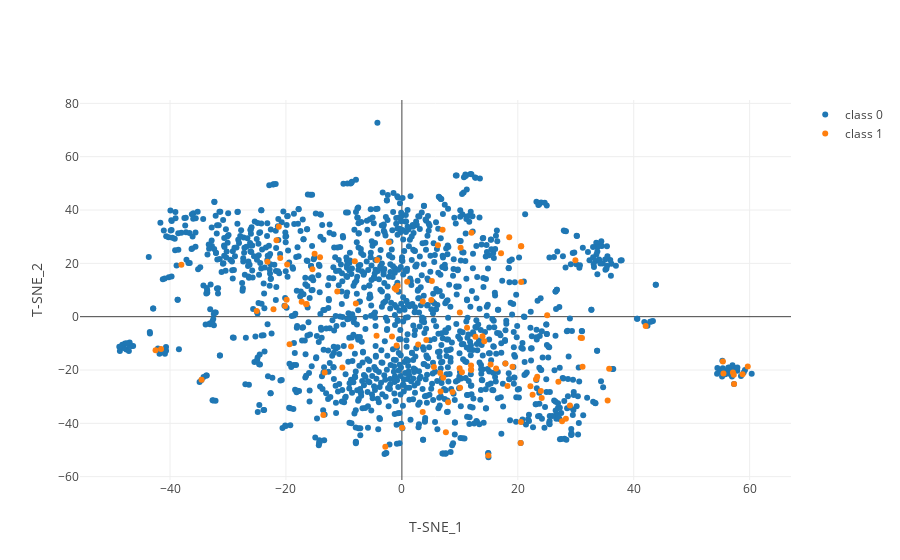

Notebook source saved alongside this figure:
### Code cell
trace1 = go.Scatter(
    x=X_red_2[np.argwhere(Y.values==0)[:,0]][:,0],
    y=X_red_2[np.argwhere(Y.values==0)[:,0]][:,1],
    mode='markers',
    name='class 0'
)

trace2 = go.Scatter(
    x=X_red_2[np.argwhere(Y.values==1)[:,0]][:,0],
    y=X_red_2[np.argwhere(Y.values==1)[:,0]][:,1],
    mode='markers',
    name='class 1'
)

layout = go.Layout(
    xaxis=dict(
        title='T-SNE_1'
    ),
    yaxis=dict(
        title='T-SNE_2'
    )
)

fig = go.Figure(data=[trace1, trace2], layout=layout)

iplot(fig)
